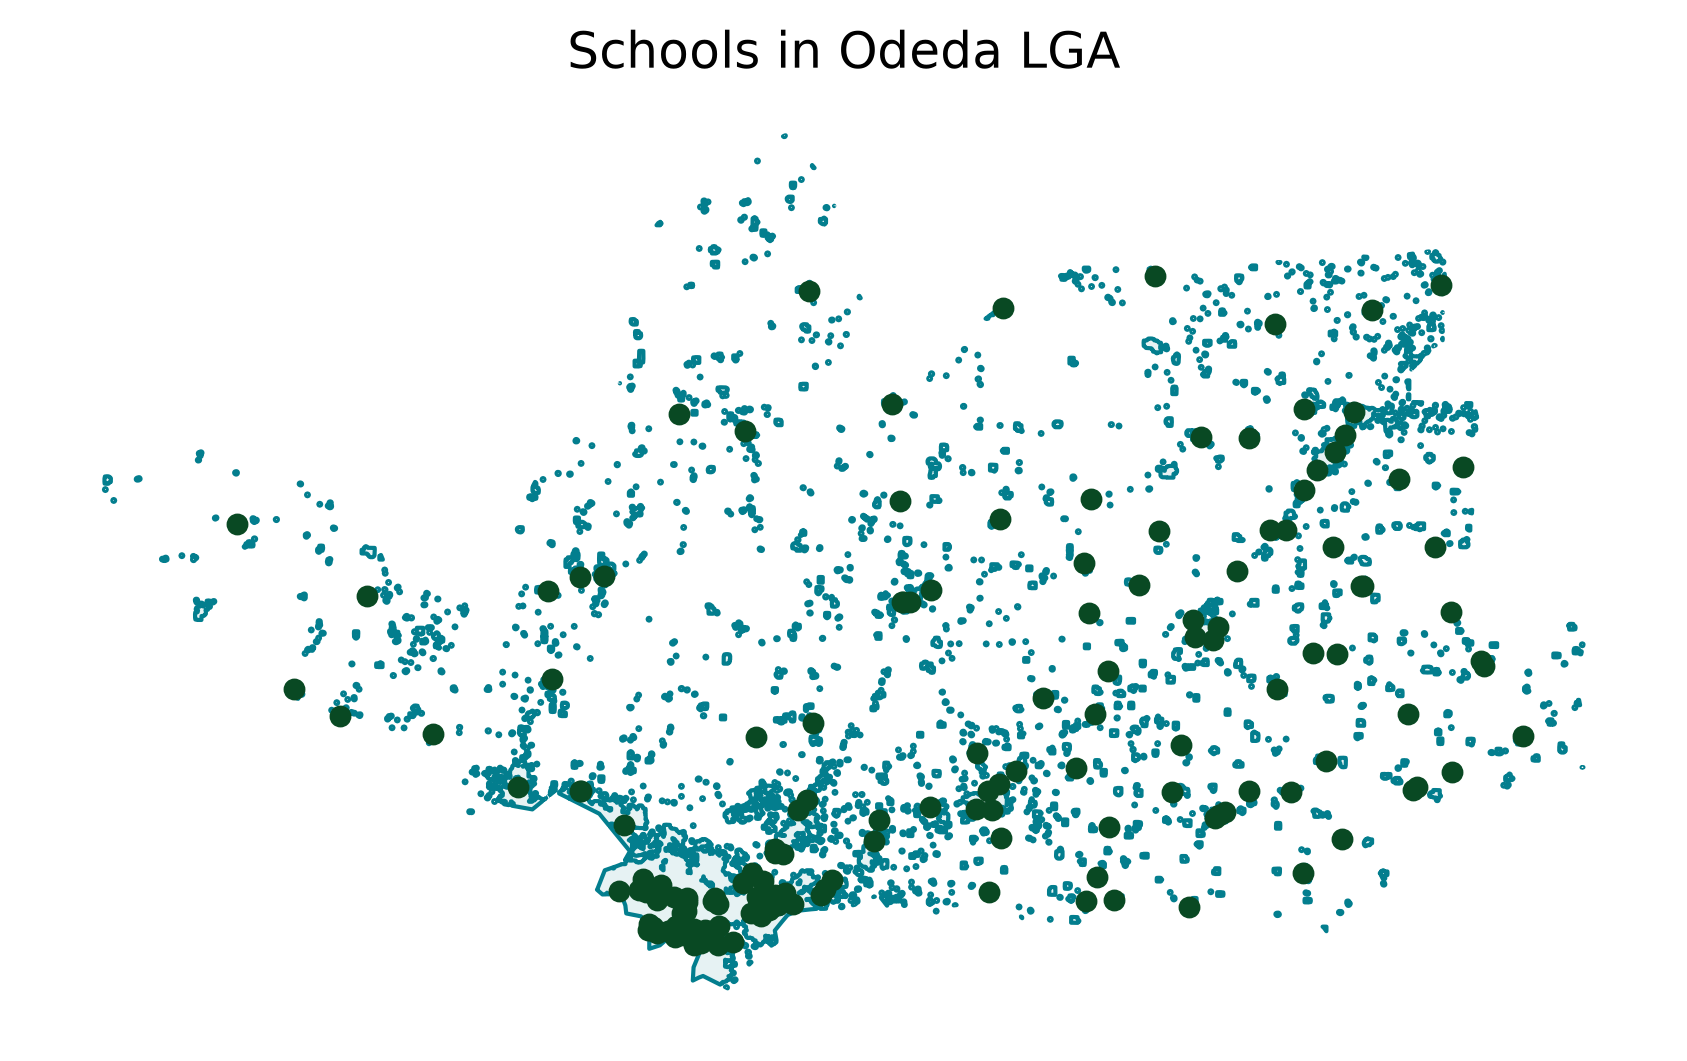

The script that saved this image:
import geopandas as gpd
import matplotlib.pyplot as plt

settlements = gpd.read_file('data/processed/settlements_utm31.gpkg')
schools = gpd.read_file('data/processed/schools.gpkg', layer = 'schools')

fig, ax = plt.subplots(figsize = (7, 8))
settlements.plot(ax=ax, color = '#E6f2f3', edgecolor = '#037e8e')
schools.plot(ax=ax, color = '#094923', markersize = 18)
ax.set_title('Schools in Odeda LGA')
ax.set_axis_off()

fig.savefig('month-03/week-10/my_map.png', dpi = 300, bbox_inches = 'tight')
print('Map saved')
